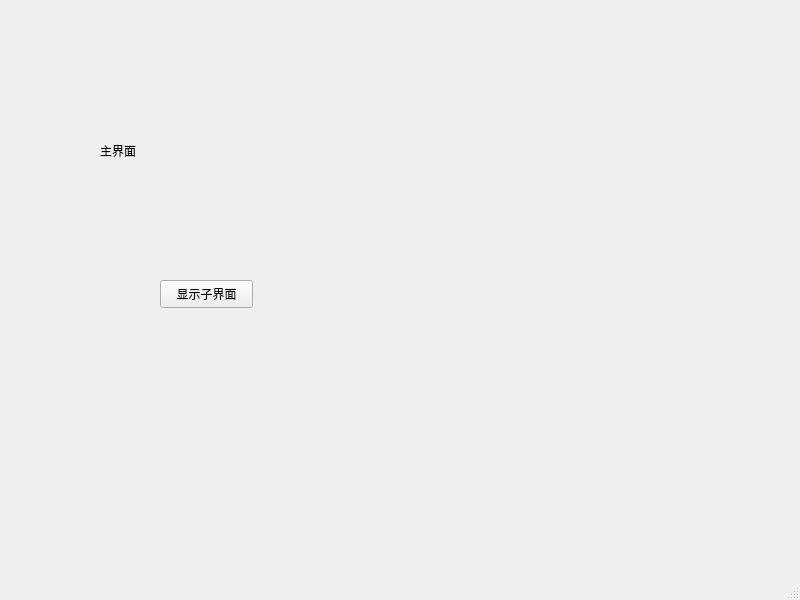
<?xml version="1.0" encoding="UTF-8"?>
<ui version="4.0">
 <class>MainWindow</class>
 <widget class="QMainWindow" name="MainWindow">
  <property name="geometry">
   <rect>
    <x>0</x>
    <y>0</y>
    <width>800</width>
    <height>600</height>
   </rect>
  </property>
  <property name="windowTitle">
   <string>MainWindow</string>
  </property>
  <widget class="QWidget" name="centralwidget">
   <widget class="QLabel" name="label">
    <property name="geometry">
     <rect>
      <x>100</x>
      <y>90</y>
      <width>191</width>
      <height>121</height>
     </rect>
    </property>
    <property name="text">
     <string>主界面</string>
    </property>
   </widget>
   <widget class="QPushButton" name="showChildButton">
    <property name="geometry">
     <rect>
      <x>160</x>
      <y>280</y>
      <width>93</width>
      <height>28</height>
     </rect>
    </property>
    <property name="text">
     <string>显示子界面</string>
    </property>
   </widget>
  </widget>
  <widget class="QMenuBar" name="menubar">
   <property name="geometry">
    <rect>
     <x>0</x>
     <y>0</y>
     <width>800</width>
     <height>25</height>
    </rect>
   </property>
  </widget>
  <widget class="QStatusBar" name="statusbar"/>
 </widget>
 <resources/>
 <connections/>
</ui>
